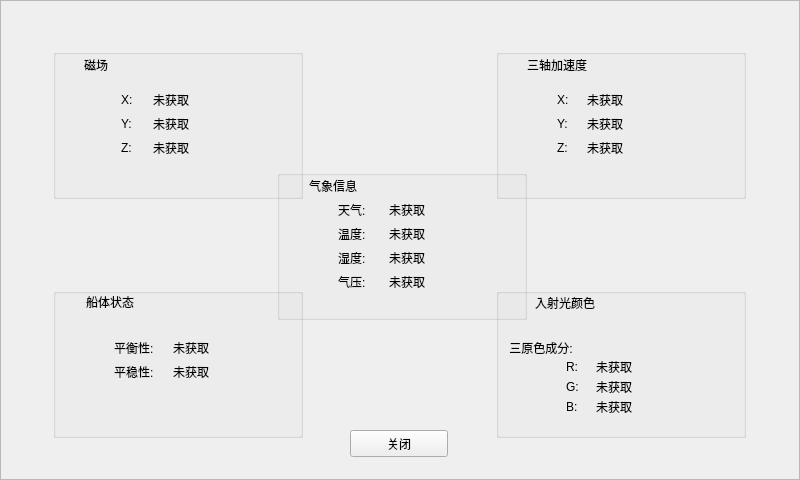
<?xml version="1.0" encoding="UTF-8"?>
<ui version="4.0">
 <class>NavigateWidget</class>
 <widget class="QWidget" name="NavigateWidget">
  <property name="geometry">
   <rect>
    <x>0</x>
    <y>0</y>
    <width>800</width>
    <height>480</height>
   </rect>
  </property>
  <property name="windowTitle">
   <string>Form</string>
  </property>
  <widget class="QFrame" name="frame">
   <property name="geometry">
    <rect>
     <x>0</x>
     <y>0</y>
     <width>800</width>
     <height>480</height>
    </rect>
   </property>
   <property name="styleSheet">
    <string notr="true">#frame{background-image: url(:/new/prefix1/res/navigate-sensor/navigate-background.png);}</string>
   </property>
   <property name="frameShape">
    <enum>QFrame::StyledPanel</enum>
   </property>
   <property name="frameShadow">
    <enum>QFrame::Raised</enum>
   </property>
   <widget class="QGroupBox" name="groupBox_3">
    <property name="geometry">
     <rect>
      <x>53</x>
      <y>288</y>
      <width>250</width>
      <height>150</height>
     </rect>
    </property>
    <property name="styleSheet">
     <string notr="true">#groupBox_3{border-image: url(:/new/prefix1/res/navigate-sensor/child-background.png);}</string>
    </property>
    <property name="title">
     <string/>
    </property>
    <widget class="QLabel" name="label_10">
     <property name="geometry">
      <rect>
       <x>33</x>
       <y>5</y>
       <width>66</width>
       <height>17</height>
      </rect>
     </property>
     <property name="text">
      <string>船体状态</string>
     </property>
    </widget>
    <widget class="QLabel" name="label_11">
     <property name="geometry">
      <rect>
       <x>61</x>
       <y>51</y>
       <width>61</width>
       <height>18</height>
      </rect>
     </property>
     <property name="text">
      <string>平衡性:</string>
     </property>
    </widget>
    <widget class="QLabel" name="label_12">
     <property name="geometry">
      <rect>
       <x>61</x>
       <y>75</y>
       <width>61</width>
       <height>18</height>
      </rect>
     </property>
     <property name="text">
      <string>平稳性:</string>
     </property>
    </widget>
    <widget class="QLabel" name="label_dip">
     <property name="geometry">
      <rect>
       <x>120</x>
       <y>51</y>
       <width>66</width>
       <height>17</height>
      </rect>
     </property>
     <property name="text">
      <string>未获取</string>
     </property>
    </widget>
    <widget class="QLabel" name="label_shk">
     <property name="geometry">
      <rect>
       <x>120</x>
       <y>75</y>
       <width>66</width>
       <height>17</height>
      </rect>
     </property>
     <property name="text">
      <string>未获取</string>
     </property>
    </widget>
   </widget>
   <widget class="QGroupBox" name="groupBox_2">
    <property name="geometry">
     <rect>
      <x>496</x>
      <y>49</y>
      <width>250</width>
      <height>150</height>
     </rect>
    </property>
    <property name="styleSheet">
     <string notr="true">#groupBox_2{border-image: url(:/new/prefix1/res/navigate-sensor/child-background.png);}</string>
    </property>
    <property name="title">
     <string/>
    </property>
    <widget class="QLabel" name="label_6">
     <property name="geometry">
      <rect>
       <x>31</x>
       <y>7</y>
       <width>81</width>
       <height>17</height>
      </rect>
     </property>
     <property name="text">
      <string>三轴加速度</string>
     </property>
    </widget>
    <widget class="QLabel" name="label_7">
     <property name="geometry">
      <rect>
       <x>61</x>
       <y>42</y>
       <width>24</width>
       <height>18</height>
      </rect>
     </property>
     <property name="text">
      <string>X:</string>
     </property>
    </widget>
    <widget class="QLabel" name="label_8">
     <property name="geometry">
      <rect>
       <x>61</x>
       <y>66</y>
       <width>24</width>
       <height>18</height>
      </rect>
     </property>
     <property name="text">
      <string>Y:</string>
     </property>
    </widget>
    <widget class="QLabel" name="label_9">
     <property name="geometry">
      <rect>
       <x>61</x>
       <y>90</y>
       <width>24</width>
       <height>18</height>
      </rect>
     </property>
     <property name="text">
      <string>Z:</string>
     </property>
    </widget>
    <widget class="QLabel" name="label_tx">
     <property name="geometry">
      <rect>
       <x>91</x>
       <y>42</y>
       <width>66</width>
       <height>17</height>
      </rect>
     </property>
     <property name="text">
      <string>未获取</string>
     </property>
    </widget>
    <widget class="QLabel" name="label_ty">
     <property name="geometry">
      <rect>
       <x>91</x>
       <y>66</y>
       <width>66</width>
       <height>17</height>
      </rect>
     </property>
     <property name="text">
      <string>未获取</string>
     </property>
    </widget>
    <widget class="QLabel" name="label_tz">
     <property name="geometry">
      <rect>
       <x>91</x>
       <y>90</y>
       <width>66</width>
       <height>17</height>
      </rect>
     </property>
     <property name="text">
      <string>未获取</string>
     </property>
    </widget>
   </widget>
   <widget class="QPushButton" name="pushButton_Close">
    <property name="geometry">
     <rect>
      <x>350</x>
      <y>430</y>
      <width>98</width>
      <height>27</height>
     </rect>
    </property>
    <property name="focusPolicy">
     <enum>Qt::NoFocus</enum>
    </property>
    <property name="styleSheet">
     <string notr="true">border-image: url(:/new/prefix1/res/main/button1.png);</string>
    </property>
    <property name="text">
     <string>关闭</string>
    </property>
   </widget>
   <widget class="QGroupBox" name="groupBox">
    <property name="geometry">
     <rect>
      <x>53</x>
      <y>49</y>
      <width>250</width>
      <height>150</height>
     </rect>
    </property>
    <property name="styleSheet">
     <string notr="true">#groupBox{border-image: url(:/new/prefix1/res/navigate-sensor/child-background.png);}</string>
    </property>
    <property name="title">
     <string/>
    </property>
    <widget class="QLabel" name="label">
     <property name="geometry">
      <rect>
       <x>31</x>
       <y>7</y>
       <width>66</width>
       <height>17</height>
      </rect>
     </property>
     <property name="text">
      <string>磁场</string>
     </property>
    </widget>
    <widget class="QLabel" name="label_3">
     <property name="geometry">
      <rect>
       <x>68</x>
       <y>42</y>
       <width>24</width>
       <height>18</height>
      </rect>
     </property>
     <property name="text">
      <string>X:</string>
     </property>
    </widget>
    <widget class="QLabel" name="label_4">
     <property name="geometry">
      <rect>
       <x>68</x>
       <y>66</y>
       <width>24</width>
       <height>18</height>
      </rect>
     </property>
     <property name="text">
      <string>Y:</string>
     </property>
    </widget>
    <widget class="QLabel" name="label_5">
     <property name="geometry">
      <rect>
       <x>68</x>
       <y>90</y>
       <width>24</width>
       <height>18</height>
      </rect>
     </property>
     <property name="text">
      <string>Z:</string>
     </property>
    </widget>
    <widget class="QLabel" name="label_mx">
     <property name="geometry">
      <rect>
       <x>100</x>
       <y>42</y>
       <width>66</width>
       <height>17</height>
      </rect>
     </property>
     <property name="text">
      <string>未获取</string>
     </property>
    </widget>
    <widget class="QLabel" name="label_my">
     <property name="geometry">
      <rect>
       <x>100</x>
       <y>66</y>
       <width>66</width>
       <height>17</height>
      </rect>
     </property>
     <property name="text">
      <string>未获取</string>
     </property>
    </widget>
    <widget class="QLabel" name="label_mz">
     <property name="geometry">
      <rect>
       <x>100</x>
       <y>90</y>
       <width>66</width>
       <height>17</height>
      </rect>
     </property>
     <property name="text">
      <string>未获取</string>
     </property>
    </widget>
   </widget>
   <widget class="QGroupBox" name="groupBox_4">
    <property name="geometry">
     <rect>
      <x>496</x>
      <y>288</y>
      <width>250</width>
      <height>150</height>
     </rect>
    </property>
    <property name="styleSheet">
     <string notr="true">#groupBox_4{border-image: url(:/new/prefix1/res/navigate-sensor/child-background.png);}</string>
    </property>
    <property name="title">
     <string/>
    </property>
    <widget class="QLabel" name="label_13">
     <property name="geometry">
      <rect>
       <x>39</x>
       <y>6</y>
       <width>66</width>
       <height>17</height>
      </rect>
     </property>
     <property name="text">
      <string>入射光颜色</string>
     </property>
    </widget>
    <widget class="QLabel" name="label_ircj">
     <property name="geometry">
      <rect>
       <x>100</x>
       <y>70</y>
       <width>66</width>
       <height>17</height>
      </rect>
     </property>
     <property name="text">
      <string>未获取</string>
     </property>
    </widget>
    <widget class="QLabel" name="label_34">
     <property name="geometry">
      <rect>
       <x>10</x>
       <y>50</y>
       <width>91</width>
       <height>20</height>
      </rect>
     </property>
     <property name="text">
      <string> 三原色成分:</string>
     </property>
    </widget>
    <widget class="QLabel" name="label_ircj_2">
     <property name="geometry">
      <rect>
       <x>70</x>
       <y>70</y>
       <width>21</width>
       <height>17</height>
      </rect>
     </property>
     <property name="text">
      <string>R:</string>
     </property>
    </widget>
    <widget class="QLabel" name="label_ircj_3">
     <property name="geometry">
      <rect>
       <x>70</x>
       <y>90</y>
       <width>21</width>
       <height>17</height>
      </rect>
     </property>
     <property name="text">
      <string>G:</string>
     </property>
    </widget>
    <widget class="QLabel" name="label_ircj_4">
     <property name="geometry">
      <rect>
       <x>70</x>
       <y>110</y>
       <width>21</width>
       <height>17</height>
      </rect>
     </property>
     <property name="text">
      <string>B:</string>
     </property>
    </widget>
    <widget class="QLabel" name="label_ircj_5">
     <property name="geometry">
      <rect>
       <x>100</x>
       <y>90</y>
       <width>66</width>
       <height>17</height>
      </rect>
     </property>
     <property name="text">
      <string>未获取</string>
     </property>
    </widget>
    <widget class="QLabel" name="label_ircj_6">
     <property name="geometry">
      <rect>
       <x>100</x>
       <y>110</y>
       <width>66</width>
       <height>17</height>
      </rect>
     </property>
     <property name="text">
      <string>未获取</string>
     </property>
    </widget>
   </widget>
   <widget class="QGroupBox" name="groupBox_5">
    <property name="geometry">
     <rect>
      <x>277</x>
      <y>170</y>
      <width>250</width>
      <height>150</height>
     </rect>
    </property>
    <property name="styleSheet">
     <string notr="true">#groupBox_5{border-image: url(:/new/prefix1/res/navigate-sensor/child-background.png);}</string>
    </property>
    <property name="title">
     <string/>
    </property>
    <widget class="QLabel" name="label_14">
     <property name="geometry">
      <rect>
       <x>32</x>
       <y>7</y>
       <width>66</width>
       <height>17</height>
      </rect>
     </property>
     <property name="text">
      <string>气象信息</string>
     </property>
    </widget>
    <widget class="QLabel" name="label_24">
     <property name="geometry">
      <rect>
       <x>61</x>
       <y>31</y>
       <width>45</width>
       <height>18</height>
      </rect>
     </property>
     <property name="text">
      <string>天气:</string>
     </property>
    </widget>
    <widget class="QLabel" name="label_25">
     <property name="geometry">
      <rect>
       <x>61</x>
       <y>55</y>
       <width>45</width>
       <height>18</height>
      </rect>
     </property>
     <property name="text">
      <string>温度:</string>
     </property>
    </widget>
    <widget class="QLabel" name="label_26">
     <property name="geometry">
      <rect>
       <x>61</x>
       <y>79</y>
       <width>45</width>
       <height>18</height>
      </rect>
     </property>
     <property name="text">
      <string>湿度:</string>
     </property>
    </widget>
    <widget class="QLabel" name="label_27">
     <property name="geometry">
      <rect>
       <x>61</x>
       <y>103</y>
       <width>45</width>
       <height>18</height>
      </rect>
     </property>
     <property name="text">
      <string>气压:</string>
     </property>
    </widget>
    <widget class="QLabel" name="label_wea">
     <property name="geometry">
      <rect>
       <x>112</x>
       <y>31</y>
       <width>66</width>
       <height>17</height>
      </rect>
     </property>
     <property name="text">
      <string>未获取</string>
     </property>
    </widget>
    <widget class="QLabel" name="label_tem">
     <property name="geometry">
      <rect>
       <x>112</x>
       <y>55</y>
       <width>66</width>
       <height>17</height>
      </rect>
     </property>
     <property name="text">
      <string>未获取</string>
     </property>
    </widget>
    <widget class="QLabel" name="label_hum">
     <property name="geometry">
      <rect>
       <x>112</x>
       <y>79</y>
       <width>66</width>
       <height>17</height>
      </rect>
     </property>
     <property name="text">
      <string>未获取</string>
     </property>
    </widget>
    <widget class="QLabel" name="label_aipr">
     <property name="geometry">
      <rect>
       <x>112</x>
       <y>103</y>
       <width>66</width>
       <height>17</height>
      </rect>
     </property>
     <property name="text">
      <string>未获取</string>
     </property>
    </widget>
   </widget>
   <widget class="QLabel" name="label_28">
    <property name="geometry">
     <rect>
      <x>334</x>
      <y>29</y>
      <width>128</width>
      <height>128</height>
     </rect>
    </property>
    <property name="styleSheet">
     <string notr="true">border-image: url(:/navigate-sensor/ship.png);</string>
    </property>
    <property name="text">
     <string/>
    </property>
   </widget>
  </widget>
 </widget>
 <resources/>
 <connections/>
</ui>
